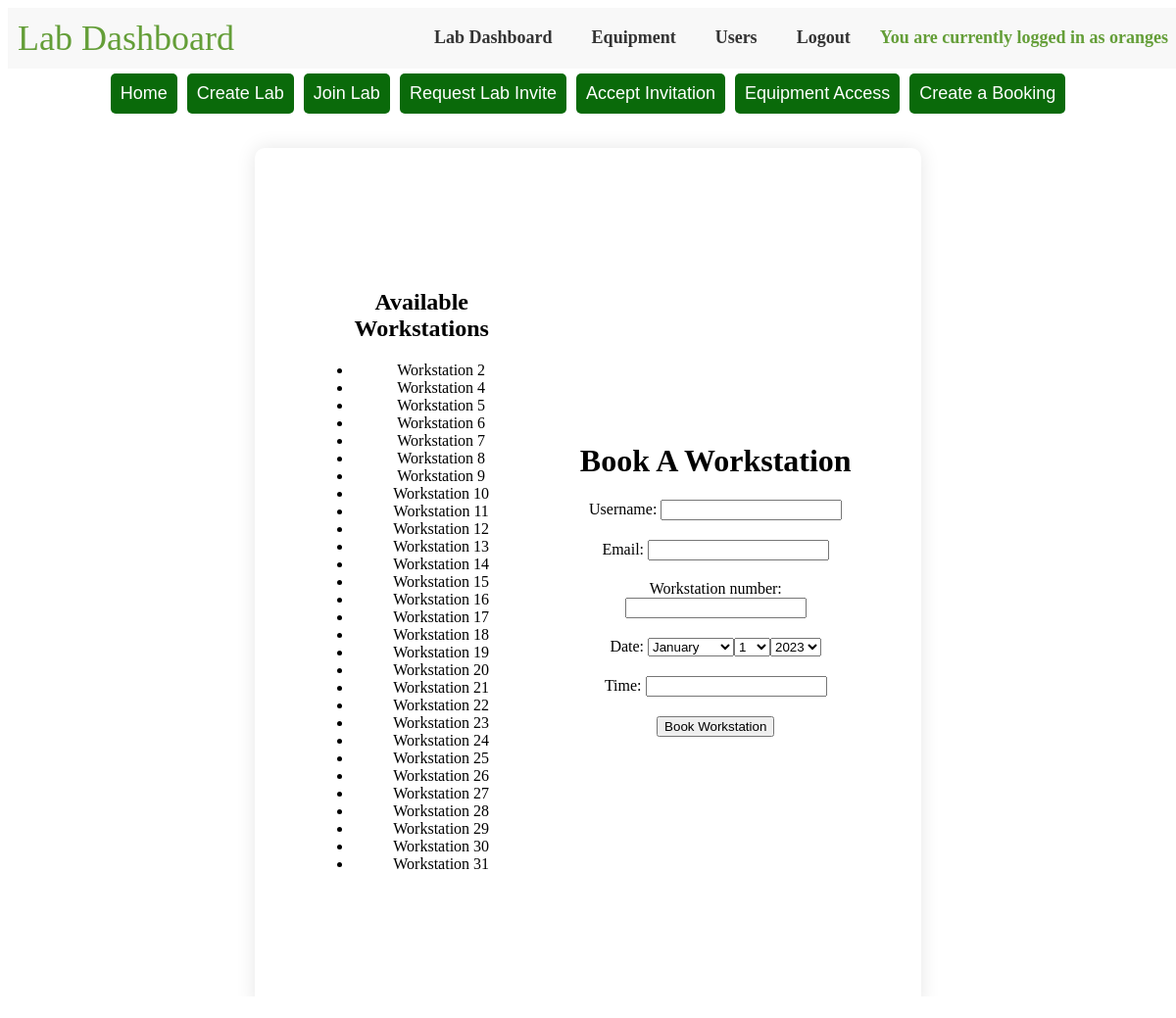
/bookingapp/book-workstation/ (signed in), run on the app's committed database.
### bookingapp/models.py (models this page shows)
class Workstation(models.Model):
    number = models.PositiveIntegerField(unique=True, choices=[(i, i) for i in range(1, 33)])
    available = models.BooleanField(default=True)

### bookingapp/views.py (the view, shortened to what this page needs)
# urls.py: path('book-workstation/', views.BookWorkstation.as_view(), name='book_workstation'),
class BookWorkstation(LoginRequiredMixin, View):
    login_url = '/bookingapp/login/'  # Replace with the URL of your login view
    def get(self, request):
        available_workstations = Workstation.objects.filter(available=True)
        form = WorkstationBookingForm()
        return render(request, 'bookingapp/book_workstation.html', {'form': form, 'available_workstations': available_workstations})

### bookingapp/forms.py
class WorkstationBookingForm(forms.Form):
    username = forms.CharField(max_length=100)
    email = forms.EmailField()
    workstation_number = forms.IntegerField()
    date = forms.DateField(widget=forms.SelectDateWidget)
    time = forms.TimeField()

### bookingapp/templates/bookingapp/book_workstation.html (shortened to what this page needs)
<!DOCTYPE html>
<html>
<head>
</head>
{% include 'bookingapp/topnavbar.html' %}
<body>
    <div class="content">
        <div class="card">
            <div id="booking-content">
                <div id="available-workstations">
                    <h2>Available Workstations</h2>
                    <ul>
                        {% for workstation in available_workstations %}
                            <li>Workstation {{ workstation.number }}</li>
                        {% endfor %}
                    </ul>
                </div>
                <div id="bookingform">
                    <h1>Book A Workstation</h1>
                    <form method="post" action="{% url 'book_workstation' %}">
                        {{ form.as_p }}
                        <button type="submit">Book Workstation</button>
                    </form>
                </div>
            </div>
        </div>
    </div>
</body>
</html>

### bookingapp/templates/bookingapp/topnavbar.html (shortened to what this page needs)
{% load static %}
<!DOCTYPE html>
<html lang="en">
<head>
  <link rel="stylesheet" href="{% static 'bookingapp/css/style.css' %}">
</head>
<body>
  <div id="navbar">
    <header>
      <h1 id="page-title">Lab Dashboard</h1>
      <nav>
        <ul>
                  <li class="menu-txt-link"><a href="#" id="menu-dashboard" class="menu-txt-link">Lab Dashboard</a></li>
                  <li class="menu-txt-link"><a href="{% url 'available_workstations' %}" id="menu-equipment" class="menu-txt-link">Equipment</a></li>
                  <li class="menu-txt-link"><a href="{% url 'user_list' %}" id="menu-users" class="menu-txt-link">Users</a></li>
            {% if user.is_authenticated %}
                  <li class="menu-txt-link"><a href="{% url 'logout' %}" class="menu-txt-link">Logout</a></li>
                {% else %}
                  <li class="menu-txt-link"><a href="{% url 'register' %}" class="menu-txt-link">Sign up</a></li>
                  <li class="menu-txt-link"><a href="{% url 'login' %}" class="menu-txt-link">Login</a></li>
            {% endif %}
            {% if user.is_authenticated %}
                  <li class="menu-login-msg">You are currently logged in as {{ user.username }}</li>
              {% else %}
                  <li class="menu-login-msg">You are not logged in</li>
            {% endif %}
        </ul>
      </nav>
    </header>
      <div class="topbar">
        <button class="green-button" onClick="location.href='{% url 'index' %}'">Home</button>
        <button class="green-button" id="btn-create-lab" onclick="location.href='{% url 'create_lab' %}'">Create Lab</button>
        <button class="green-button" id="btn-join-lab">Join Lab</button>
        <button class="green-button" id="btn-request-lab-invite">Request Lab Invite</button>
        <button class="green-button" id="btn-accept-invitation">Accept Invitation</button>
        <button class="green-button" id="btn-equipment-access" onClick="location.href='{% url 'available_workstations' %}'">Equipment Access</button>
        <button class="green-button" onClick="location.href='{% url 'book_workstation' %}'">Create a Booking</button>
      </div>

### bookingapp/static/bookingapp/css/style.css (style rules this page uses)
.menu-txt-link { margin: 10px; text-decoration: none; font-size: 18px; font-weight: bold; color: #333; }
.menu-login-msg { margin: 10px; text-decoration: none; font-size: 18px; font-weight: bold; color: rgb(100, 158, 56); }
header { background-color: #f8f8f8; padding: 10px; width: 100%; display: flex; justify-content: space-between; }
#page-title { font-size: 36px; font-weight: 300; color: rgb(100, 158, 56); margin: 0; }
nav ul { list-style: none; margin: 0; padding: 0; display: flex; justify-content: flex-end; }
nav li { margin-left: 20px; }
nav li:first-child { margin-left: 0; }
.green-button { background-color: rgb(10, 106, 10); font-size: 18px; color: white; padding: 10px; margin: 5px; border: none; border-radius: 5px; cursor: pointer; }
.content { margin-top: 30px; display: flex; width: 100%; justify-content: center; }
.topbar { width: 100%; display: flex; justify-content: center; }
#booking-content { display: flex; justify-content: center; align-items: center; height: 100vh; }
#available-workstations, #bookingform { text-align: center; margin: 20px; max-width: 50%; }
.card { background-color: white; padding: 40px; box-shadow: 0px 0px 20px rgba(0, 0, 0, 0.1); border-radius: 10px; width: 100%; max-width: 600px; text-align: center; }
form p { margin: 20px 0; }

### data on the page
Workstation: number "2"
Workstation: number "4"
Workstation: number "5"
Workstation: number "6"
Workstation: number "7"
Workstation: number "8"
Workstation: number "9"
Workstation: number "10"
Workstation: number "11"
Workstation: number "12"
Workstation: number "13"
Workstation: number "14"
Workstation: number "15"
Workstation: number "16"
Workstation: number "17"
Workstation: number "18"
Workstation: number "19"
Workstation: number "20"
Workstation: number "21"
Workstation: number "22"
Workstation: number "23"
Workstation: number "24"
Workstation: number "25"
Workstation: number "26"
Workstation: number "27"
Workstation: number "28"
Workstation: number "29"
Workstation: number "30"
Workstation: number "31"

### other printed values
{{ user.username }} "oranges"
